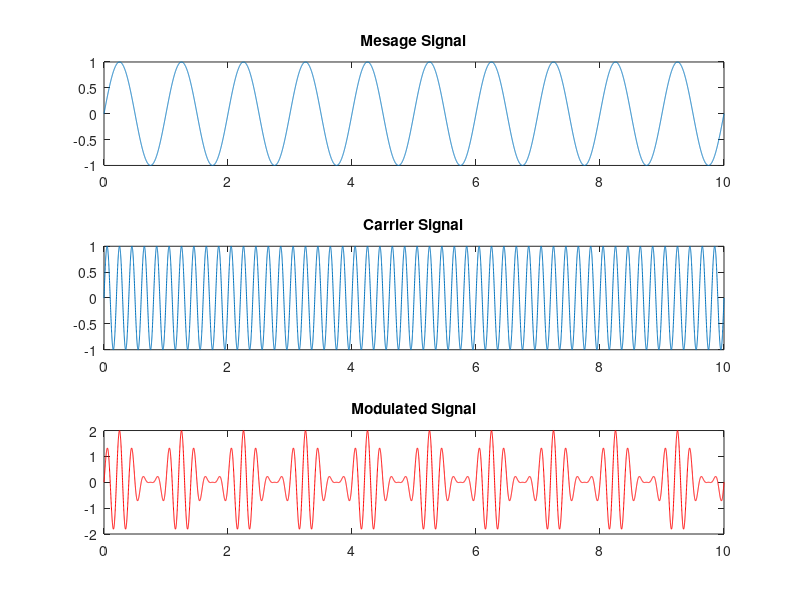

MATLAB code to generate this figure:
%FM
clc;
clear all;
Ac = 1;
Am = 1;
Fc = 5;
Fm = 1;

T = 10;
t = 0 : 0.001:T;

Ym = Am*sin(2 * pi * Fm * t);

subplot(3,1,1);
plot(t,Ym);
title("Mesage Signal");
Yc = Ac*sin(2 * pi * Fc * t);
subplot(3,1,2);
plot(t,Yc);
title("Carrier Signal");
Z = (Ac + Ym).*Yc;
subplot(3,1,3);
plot(t,Z,'r');
title("Modulated Signal");
